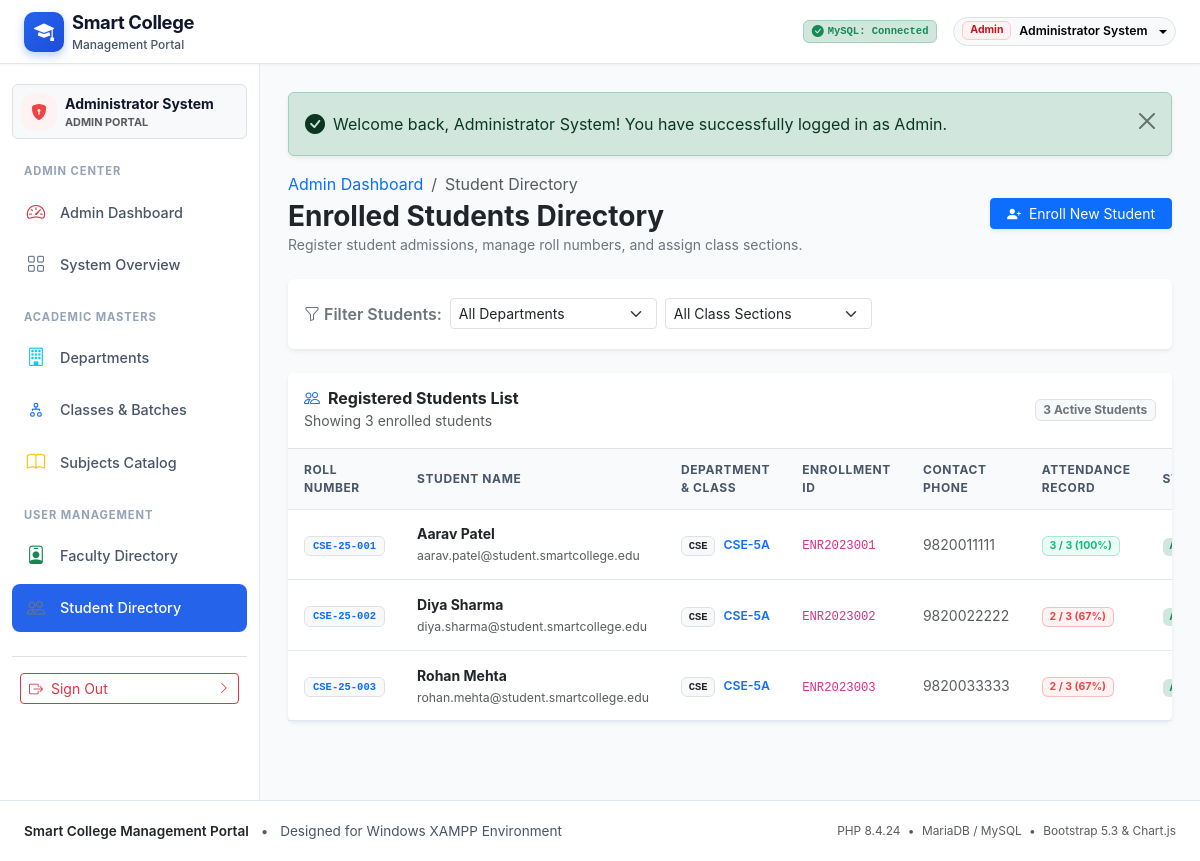
Page /modules/admin/students.php (signed in) on the committed database.
### tables this page shows
CREATE TABLE `student_profiles` (
  `id` INT AUTO_INCREMENT PRIMARY KEY,
  `user_id` INT NOT NULL UNIQUE,
  `roll_number` VARCHAR(30) NOT NULL UNIQUE,
  `enrollment_number` VARCHAR(50) NOT NULL UNIQUE,
  `department_id` INT NOT NULL,
  `class_id` INT NOT NULL,
  `phone` VARCHAR(20) NULL,
  `gender` ENUM('Male', 'Female', 'Other') NULL,
  `dob` DATE NULL,
  `address` TEXT NULL,
  `guardian_name` VARCHAR(100) NULL,
  `guardian_phone` VARCHAR(20) NULL,
  `created_at` TIMESTAMP DEFAULT CURRENT_TIMESTAMP,
  INDEX `idx_students_class` (`class_id`),
  INDEX `idx_students_dept` (`department_id`),
  CONSTRAINT `fk_students_user` FOREIGN KEY (`user_id`)
    REFERENCES `users` (`id`) ON DELETE CASCADE ON UPDATE CASCADE,
  CONSTRAINT `fk_students_dept` FOREIGN KEY (`department_id`)
    REFERENCES `departments` (`id`) ON DELETE RESTRICT ON UPDATE CASCADE,
  CONSTRAINT `fk_students_class` FOREIGN KEY (`class_id`)
    REFERENCES `classes` (`id`) ON DELETE RESTRICT ON UPDATE CASCADE
);

CREATE TABLE `users` (
  `id` INT AUTO_INCREMENT PRIMARY KEY,
  `username` VARCHAR(50) NOT NULL UNIQUE,
  `email` VARCHAR(100) NOT NULL UNIQUE,
  `password_hash` VARCHAR(255) NOT NULL,
  `role` ENUM('admin', 'teacher', 'student') NOT NULL,
  `full_name` VARCHAR(100) NOT NULL,
  `status` ENUM('active', 'inactive', 'suspended') DEFAULT 'active',
  `created_at` TIMESTAMP DEFAULT CURRENT_TIMESTAMP,
  `updated_at` TIMESTAMP DEFAULT CURRENT_TIMESTAMP ON UPDATE CURRENT_TIMESTAMP,
  INDEX `idx_users_role` (`role`),
  INDEX `idx_users_status` (`status`)
);

CREATE TABLE `departments` (
  `id` INT AUTO_INCREMENT PRIMARY KEY,
  `department_name` VARCHAR(100) NOT NULL,
  `department_code` VARCHAR(20) NOT NULL UNIQUE,
  `description` TEXT NULL,
  `created_at` TIMESTAMP DEFAULT CURRENT_TIMESTAMP
);

CREATE TABLE `classes` (
  `id` INT AUTO_INCREMENT PRIMARY KEY,
  `department_id` INT NOT NULL,
  `class_name` VARCHAR(50) NOT NULL,
  `semester` INT NOT NULL,
  `academic_year` VARCHAR(20) NOT NULL,
  `created_at` TIMESTAMP DEFAULT CURRENT_TIMESTAMP,
  INDEX `idx_classes_dept` (`department_id`),
  CONSTRAINT `fk_classes_department` FOREIGN KEY (`department_id`)
    REFERENCES `departments` (`id`) ON DELETE CASCADE ON UPDATE CASCADE
);

### modules/admin/students.php (the view, shortened to what this page needs)
<?php
require_once __DIR__ . '/../../config/database.php';
require_once __DIR__ . '/../../includes/auth.php';
$studentsList = [];
if ($pdo instanceof PDO) {
    try {
        $query = "
            SELECT sp.*, u.username, u.email, u.full_name, u.status,
                   d.department_name, d.department_code,
                   c.class_name, c.semester,
                   (SELECT COUNT(*) FROM `attendance_records` ar WHERE ar.student_id = sp.id AND ar.status = 'Present') as present_count,
                   (SELECT COUNT(*) FROM `attendance_records` ar WHERE ar.student_id = sp.id) as total_attendance
            FROM `student_profiles` sp
            JOIN `users` u ON sp.user_id = u.id
            JOIN `departments` d ON sp.department_id = d.id
            JOIN `classes` c ON sp.class_id = c.id
        ";
        $params = [];
        $query .= " ORDER BY c.class_name ASC, sp.roll_number ASC";
        $stmtStudents = $pdo->prepare($query);
        $stmtStudents->execute($params);
        $studentsList = $stmtStudents->fetchAll();
    } catch (PDOException $e) {
        error_log("Students Query Error: " . $e->getMessage());
    }
}
require_once __DIR__ . '/../../includes/header.php';
require_once __DIR__ . '/../../includes/sidebar.php';
?>
<main class="portal-main-content">
    <?= renderFlashes() ?>
    <div class="d-flex flex-column flex-md-row justify-content-between align-items-md-center gap-3 mb-4">
        <div>
            <nav aria-label="breadcrumb">
                <ol class="breadcrumb mb-1 small">
                    <li class="breadcrumb-item"><a href="dashboard.php" class="text-decoration-none">Admin Dashboard</a></li>
                    <li class="breadcrumb-item active" aria-current="page">Student Directory</li>
                </ol>
            </nav>
            <h2 class="h3 fw-bold text-dark mb-0">Enrolled Students Directory</h2>
            <p class="text-secondary small mb-0">Register student admissions, manage roll numbers, and assign class sections.</p>
        </div>
        <button type="button" class="btn btn-primary btn-sm px-3 shadow-sm d-flex align-items-center gap-2" data-bs-toggle="modal" data-bs-target="#addStudentModal">
            <i class="bi bi-person-plus-fill"></i>
            <span>Enroll New Student</span>
        </button>
    </div>
    <div class="card border-0 shadow-sm mb-4">
        <div class="card-body p-3">
            <form method="GET" action="students.php" class="row g-2 align-items-center">
                <div class="col-auto">
                    <label class="col-form-label small fw-semibold text-secondary">
                        <i class="bi bi-funnel me-1"></i>Filter Students:
                    </label>
                </div>
                <div class="col-md-3">
                    <select class="form-select form-select-sm" name="dept" onchange="this.form.submit()">
                        <option value="0">All Departments</option>
                    </select>
                </div>
                <div class="col-md-3">
                    <select class="form-select form-select-sm" name="class" onchange="this.form.submit()">
                        <option value="0">All Class Sections</option>
                    </select>
                </div>
            </form>
        </div>
    </div>
    <div class="card border-0 shadow-sm mb-4">
        <div class="card-header bg-white py-3 border-bottom d-flex align-items-center justify-content-between">
            <div>
                <h6 class="mb-0 fw-bold"><i class="bi bi-people text-primary me-2"></i>Registered Students List</h6>
                <small class="text-muted">Showing <?= count($studentsList) ?> enrolled students</small>
            </div>
            <span class="badge bg-light text-secondary border"><?= count($studentsList) ?> Active Students</span>
        </div>
        <div class="card-body p-0">
            <div class="table-responsive">
                <table class="table-portal mb-0 align-middle">
                    <thead>
                        <tr>
                            <th>Roll Number</th>
                            <th>Student Name</th>
                            <th>Department & Class</th>
                            <th>Enrollment ID</th>
                            <th>Contact Phone</th>
                            <th>Attendance Record</th>
                            <th>Status</th>
                        </tr>
                    </thead>
                    <tbody>
                        <?php if (!empty($studentsList)): ?>
                            <?php foreach ($studentsList as $s): ?>
                                <tr>
                                    <td>
                                        <span class="badge bg-light text-primary border font-monospace px-2 py-1">
                                            <?= htmlspecialchars($s['roll_number']) ?>
                                        </span>
                                    </td>
                                    <td>
                                        <div class="fw-bold text-dark"><?= htmlspecialchars($s['full_name']) ?></div>
                                        <small class="text-muted"><?= htmlspecialchars($s['email']) ?></small>
                                    </td>
                                    <td>
                                        <span class="badge bg-light text-dark border font-monospace me-1"><?= htmlspecialchars($s['department_code']) ?></span>
                                        <span class="fw-semibold small text-primary"><?= htmlspecialchars($s['class_name']) ?></span>
                                    </td>
                                    <td><code class="small"><?= htmlspecialchars($s['enrollment_number']) ?></code></td>
                                    <td class="small text-muted">
                                        <?= htmlspecialchars($s['phone'] ?: 'N/A') ?>
                                    </td>
                                    <td>
                                        <?php if ($s['total_attendance'] > 0): ?>
                                            <?php $pct = round(($s['present_count'] / $s['total_attendance']) * 100); ?>
                                            <span class="badge <?= ($pct >= 75) ? 'badge-present' : 'badge-absent' ?>">
                                                <?= (int)$s['present_count'] ?> / <?= (int)$s['total_attendance'] ?> (<?= $pct ?>%)
                                            </span>
                                        <?php else: ?>
                                            <span class="badge bg-light text-muted border">No logs</span>
                                        <?php endif; ?>
                                    </td>
                                    <td>
                                        <span class="badge bg-success-subtle text-success"><?= ucfirst($s['status']) ?></span>
                                    </td>
                                </tr>
                            <?php endforeach; ?>
                        <?php endif; ?>
                    </tbody>
                </table>
            </div>
        </div>
    </div>
</main>
<?php require_once __DIR__ . '/../../includes/footer.php'; ?>

### assets/css/style.css (style rules this page uses)
:root { --primary-color: #2563eb; --primary-hover: #1d4ed8; --primary-subtle: #eff6ff; --secondary-color: #475569; --success-color: #10b981; --success-subtle: #ecfdf5; --warning-color: #f59e0b; --warning-subtle: #fffbeb; --danger-color: #ef4444; --danger-subtle: #fef2f2; --info-color: #06b6d4; --info-subtle: #ecfeff; --body-bg: #f8fafc; --card-bg: #ffffff; --text-primary: #0f172a; --text-secondary: #475569; --text-muted: #94a3b8; --border-color: #e2e8f0; --sidebar-width: 260px; --topbar-height: 64px; --transition-speed: 0.25s; --shadow-sm: 0 1px 3px rgba(15, 23, 42, 0.05); --shadow-md: 0 4px 6px -1px rgba(15, 23, 42, 0.07), 0 2px 4px -2px rgba(15, 23, 42, 0.05); --shadow-lg: 0 10px 15px -3px rgba(15, 23, 42, 0.08), 0 4px 6px -4px rgba(15, 23, 42, 0.04); }
body { font-family: -apple-system, BlinkMacSystemFont, "Segoe UI", Roboto, "Helvetica Neue", Arial, sans-serif; background-color: var(--body-bg); color: var(--text-primary); min-height: 100vh; display: flex; flex-direction: column; }
.portal-main-content { flex: 1; padding: 1.75rem; overflow-x: hidden; }
.badge-present { background-color: var(--success-subtle); color: var(--success-color); border: 1px solid rgba(16, 185, 129, 0.3); }
.badge-absent { background-color: var(--danger-subtle); color: var(--danger-color); border: 1px solid rgba(239, 68, 68, 0.3); }
.table-portal { width: 100%; border-collapse: separate; border-spacing: 0; }
.table-portal thead th { background-color: #f8fafc; font-size: 0.75rem; text-transform: uppercase; letter-spacing: 0.05em; color: var(--text-secondary); font-weight: 700; border-bottom: 1px solid var(--border-color); padding: 0.75rem 1rem; }
.table-portal tbody td { padding: 0.85rem 1rem; border-bottom: 1px solid var(--border-color); font-size: 0.875rem; vertical-align: middle; }

### rows in the picture
student_profiles: roll_number "CSE-25-001", user.full_name "Aarav Patel", user.email "aarav.patel@student.smartcollege.edu", department.department_code "CSE", class.class_name "CSE-5A", enrollment_number "ENR2023001", phone "9820011111", present_count "3", total_attendance "3", pct "100"
student_profiles: roll_number "CSE-25-002", user.full_name "Diya Sharma", user.email "diya.sharma@student.smartcollege.edu", department.department_code "CSE", class.class_name "CSE-5A", enrollment_number "ENR2023002", phone "9820022222", present_count "2", total_attendance "3", pct "67"
student_profiles: roll_number "CSE-25-003", user.full_name "Rohan Mehta", user.email "rohan.mehta@student.smartcollege.edu", department.department_code "CSE", class.class_name "CSE-5A", enrollment_number "ENR2023003", phone "9820033333", present_count "2", total_attendance "3", pct "67"

### other values in the picture
$currentUser['role'] "Admin"
$currentUser['full_name'] "Administrator System"
$currentUser['role'] "ADMIN"
$flash['message'] "Welcome back, Administrator System! You have successfully logged in as Admin."
count($studentsList) "3"
PHP_VERSION "8.4.24"
